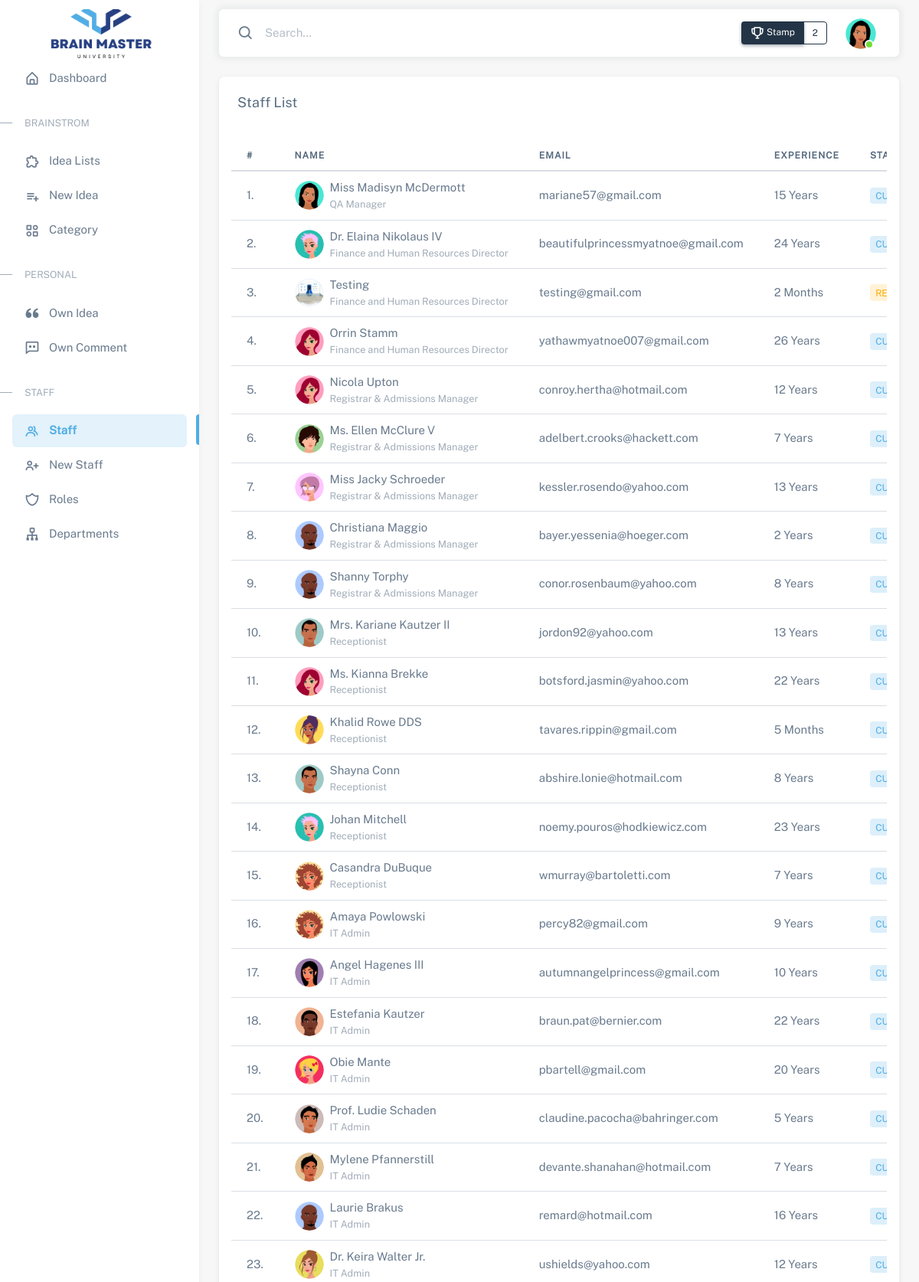
Screenshot of /staff_list.php (signed in, upper part) with the database file from the repository.
### tables this page shows
CREATE TABLE `users` (
  `id` int(11) NOT NULL,
  `name` varchar(255) NOT NULL,
  `profile` text NOT NULL,
  `email` varchar(255) NOT NULL,
  `password` varchar(255) NOT NULL,
  `gender` varchar(20) NOT NULL,
  `dob` date NOT NULL,
  `phone` varchar(255) NOT NULL,
  `address` text NOT NULL,
  `joindate` date NOT NULL,
  `status` varchar(255) NOT NULL DEFAULT 'Active',
  `created_at` timestamp NOT NULL DEFAULT CURRENT_TIMESTAMP ON UPDATE CURRENT_TIMESTAMP,
  `updated_at` timestamp NOT NULL DEFAULT '0000-00-00 00:00:00'
);

CREATE TABLE `positions` (
  `id` int(11) NOT NULL,
  `name` varchar(255) NOT NULL,
  `department_id` int(11) NOT NULL,
  `created_at` timestamp NOT NULL DEFAULT CURRENT_TIMESTAMP,
  `updated_at` timestamp NOT NULL DEFAULT '0000-00-00 00:00:00'
);

### staff_list.php (the view, shortened to what this page needs)
<?php
	require 'header.php';
    include("confs/config.php");
    $sess_user_type = $_SESSION['sess_user']['type'];
    $sess_user_pid = $_SESSION['sess_user']['pid'];
    if($sess_user_type == 'QAC'){
        $select="SELECT
            users.*,
            positions.name AS pname,
            departments.name AS dname
        FROM
            users
        LEFT JOIN position_user ON users.id = position_user.user_id
        LEFT JOIN positions ON position_user.position_id = positions.id
        LEFT JOIN departments ON positions.department_id = departments.id
        WHERE positions.id = $sess_user_pid
        ";
    }else{
        $select="SELECT
                users.*,
                positions.name AS pname,
                departments.name AS dname
            FROM
                users
            LEFT JOIN position_user ON users.id = position_user.user_id
            LEFT JOIN positions ON position_user.position_id = positions.id
            LEFT JOIN departments ON positions.department_id = departments.id
            ORDER BY positions.id
            ";
    }
?>
    <div class="layout-wrapper layout-content-navbar">
        <div class="layout-container">
            <?php require 'app_sidebar.php' ?>
            <div class="layout-page">
                <?php require 'app_header.php' ?>
                <div class="container-xxl flex-grow-1 container-p-y">
                    <div class="card">
                        <div class="card-header">
                            <h5 class="d-inline-block">Staff List</h5>
                        </div>
                        <div class="card-body px-3">
                            <div class="table-responsive text-nowrap">
                                <table class="table" id="sampleTable">
                                    <thead>
                                        <tr>
                                            <th>#</th>
                                            <th>Name</th>
                                            <th>Email</th>
                                            <th> Experience </th>
                                            <th> Status </th>
                                        </tr>
                                    </thead>
                                    <tbody class="table-border-bottom-0">
                                        <?php
                                            $query=mysqli_query($conn,$select);
                                            $count=mysqli_num_rows($query);
                                            if ($count>0)
                                            {
                                                $number =1;
                                                for ($i=0; $i<$count; $i++)
                                                {
                                                    $data=mysqli_fetch_array($query);
                                                    $name=$data['name'];
                                                    $profile=$data['profile'];
                                                    $email=$data['email'];
                                                    $jod=$data['joindate'];
                                                    $status=$data['status'];
                                                    $pname=$data['pname'];
                                                    if ($status == 'Active') {
                                                        $statusTag = "<span class='badge bg-label-primary'>CURRENT</span>";
                                                    }else{
                                                        $statusTag = "<span class='badge bg-label-warning'>RESIGNED</span>";
                                                    }
                                                    $today = date('Y-m-d');
                                                    $date_diff = abs(strtotime($today) - strtotime($jod));
                                                    $years = floor($date_diff / (365*60*60*24));
                                                    $months = floor(($date_diff - $years * 365*60*60*24)/ (30*60*60*24));
                                                    if($years){
                                                        $experience = $years." Years";
                                                    }else{
                                                        $experience = $months." Months";
                                                    }
                                            ?>
                                            <tr>
                                                <td> <?= $number++; ?>. </td>
                                                <td>
                                                    <div class="d-flex justify-content-start align-items-center">
                                                        <div class="avatar-wrapper">
                                                            <div class="avatar me-2">
                                                                <img src="<?= $profile; ?>" class="rounded-circle">
                                                            </div>
                                                        </div>
                                                        <div class="d-flex flex-column">
                                                            <span class="text-truncate"> <?= $name; ?> </span>
                                                            <small class="text-truncate text-muted">
                                                                <?= $pname; ?>
                                                            </small>
                                                        </div>
                                                    </div>
                                                </td>
                                                <td> <?= $email; ?> </td>
                                                <td>
                                                    <?= $experience; ?>
                                                </td>
                                                <td> <?= $statusTag; ?> </td>
                                            </tr>
                                        <?php
                                                }
                                            }
                                        ?>
                                    </tbody>
                                </table>
                            </div>
                        </div>
                    </div>
                </div>
            </div>
        </div>
    </div>
<?php
	require 'footer.php';
?>

### rows the page displays
users: profile (picture), name "Miss Madisyn McDermott", positions.name "QA Manager", email "mariane57@gmail.com", status "CURRENT"
users: profile (picture), name "Dr. Elaina Nikolaus IV", positions.name "Finance and Human Resources Director", email "beautifulprincessmyatnoe@gmail.com", status "CURRENT"
users: profile (picture), name "Testing", positions.name "Finance and Human Resources Director", email "testing@gmail.com", status "RESIGNED"
users: profile (picture), name "Orrin Stamm", positions.name "Finance and Human Resources Director", email "yathawmyatnoe007@gmail.com", status "CURRENT"
users: profile (picture), name "Nicola Upton", positions.name "Registrar & Admissions Manager", email "conroy.hertha@hotmail.com", status "CURRENT"
users: profile (picture), name "Ms. Ellen McClure V", positions.name "Registrar & Admissions Manager", email "adelbert.crooks@hackett.com", status "CURRENT"
users: profile (picture), name "Miss Jacky Schroeder", positions.name "Registrar & Admissions Manager", email "kessler.rosendo@yahoo.com", status "CURRENT"
users: profile (picture), name "Christiana Maggio", positions.name "Registrar & Admissions Manager", email "bayer.yessenia@hoeger.com", status "CURRENT"
users: profile (picture), name "Shanny Torphy", positions.name "Registrar & Admissions Manager", email "conor.rosenbaum@yahoo.com", status "CURRENT"
users: profile (picture), name "Mrs. Kariane Kautzer II", positions.name "Receptionist", email "jordon92@yahoo.com", status "CURRENT"
users: profile (picture), name "Ms. Kianna Brekke", positions.name "Receptionist", email "botsford.jasmin@yahoo.com", status "CURRENT"
users: profile (picture), name "Khalid Rowe DDS", positions.name "Receptionist", email "tavares.rippin@gmail.com", status "CURRENT"
users: profile (picture), name "Shayna Conn", positions.name "Receptionist", email "abshire.lonie@hotmail.com", status "CURRENT"
users: profile (picture), name "Johan Mitchell", positions.name "Receptionist", email "noemy.pouros@hodkiewicz.com", status "CURRENT"
users: profile (picture), name "Casandra DuBuque", positions.name "Receptionist", email "wmurray@bartoletti.com", status "CURRENT"
users: profile (picture), name "Amaya Powlowski", positions.name "IT Admin", email "percy82@gmail.com", status "CURRENT"
users: profile (picture), name "Angel Hagenes III", positions.name "IT Admin", email "autumnangelprincess@gmail.com", status "CURRENT"
users: profile (picture), name "Estefania Kautzer", positions.name "IT Admin", email "braun.pat@bernier.com", status "CURRENT"
users: profile (picture), name "Obie Mante", positions.name "IT Admin", email "pbartell@gmail.com", status "CURRENT"
users: profile (picture), name "Prof. Ludie Schaden", positions.name "IT Admin", email "claudine.pacocha@bahringer.com", status "CURRENT"
users: profile (picture), name "Mylene Pfannerstill", positions.name "IT Admin", email "devante.shanahan@hotmail.com", status "CURRENT"
users: profile (picture), name "Laurie Brakus", positions.name "IT Admin", email "remard@hotmail.com", status "CURRENT"
users: profile (picture), name "Dr. Keira Walter Jr.", positions.name "IT Admin", email "ushields@yahoo.com", status "CURRENT"

### other values shown
$stamp "2"
